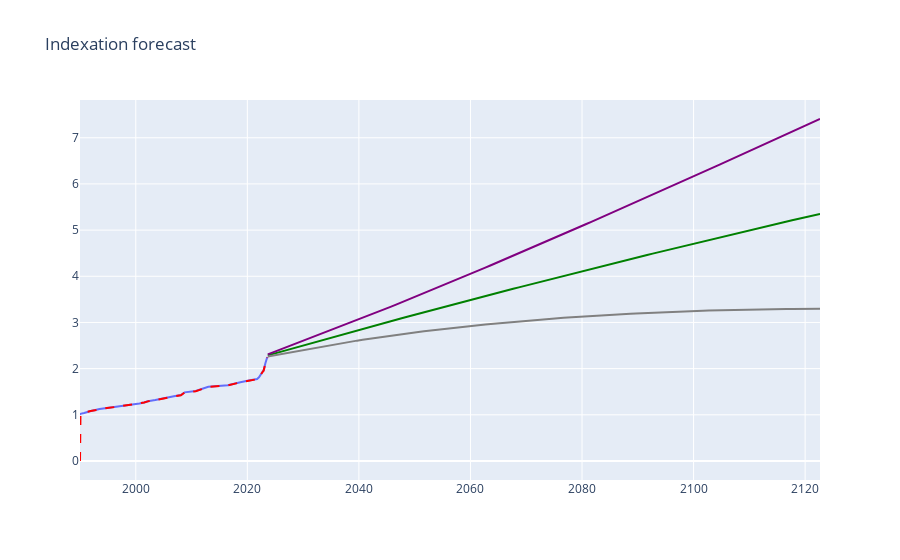

Notebook source saved alongside this figure:
### Code cell
# plot forecast
fig = make_subplots(rows=1, cols=1)
fig.add_trace(px.line(df, x='valid_since', y='index', title='Indexation').data[0], row=1, col=1)
fig.add_trace(px.line(df, x='valid_since', y=arima_model_fit.fittedvalues, title='Indexation').data[0], row=1, col=1)
fig.add_trace(px.line(forecast_df, x=forecast_df.index, y='mean', title='Indexation').data[0], row=1, col=1)
fig.add_trace(px.line(forecast_df, x=forecast_df.index, y='mean_ci_lower', title='Indexation').data[0], row=1, col=1)
fig.add_trace(px.line(forecast_df, x=forecast_df.index, y='mean_ci_upper', title='Indexation').data[0], row=1, col=1)

# change color of trace
# change color of trace 
fig.data[1].line.color = 'red'
# add name 
fig.data[1].name = 'ARIMA model fit'
# dashed line
fig.data[1].line.dash = 'dash'

# change color of trace
fig.data[2].line.color = 'green'
fig.data[3].line.color = 'grey'
fig.data[4].line.color = 'purple'

# add legend
fig.update_layout(showlegend=True, title='Indexation forecast')

fig.show()
